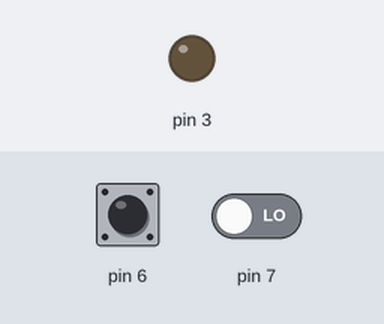
A sketch run on a simulated Arduino Uno, built with avr-gcc and run on an emulated ATmega328P. Parts: output pins drawn as LEDs (lit = HIGH). The inputs (shaded band) are chosen by the test bench; at power-on: pin 6 HIGH, pin 7 LOW.

Above: at 0.1 s.
Timing chart, 0 to 1.6 s (numbered marks = the images above):
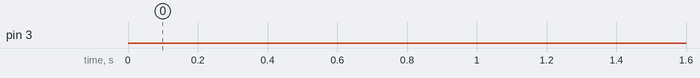

The sketch:

Homework_8_Question_3.ino
```cpp
void setup() {
  // put your setup code here, to run once:
  pinMode(3,OUTPUT);
  pinMode(6,INPUT);
  pinMode(7,INPUT);
}

void loop() {
  // put your main code here, to run repeatedly:
  if (digitalRead(7)==HIGH && digitalRead(6)==LOW)
  {
    digitalWrite(3,HIGH);
    delayMicroseconds(1300);
    digitalWrite(3,LOW);
    delay(20);
  }
  if(digitalRead(6)==HIGH && digitalRead(7)==LOW)
  {
    digitalWrite(3,HIGH);
    delayMicroseconds(1700);
    digitalWrite(3,LOW);
    delay(20);
  }
}
```
